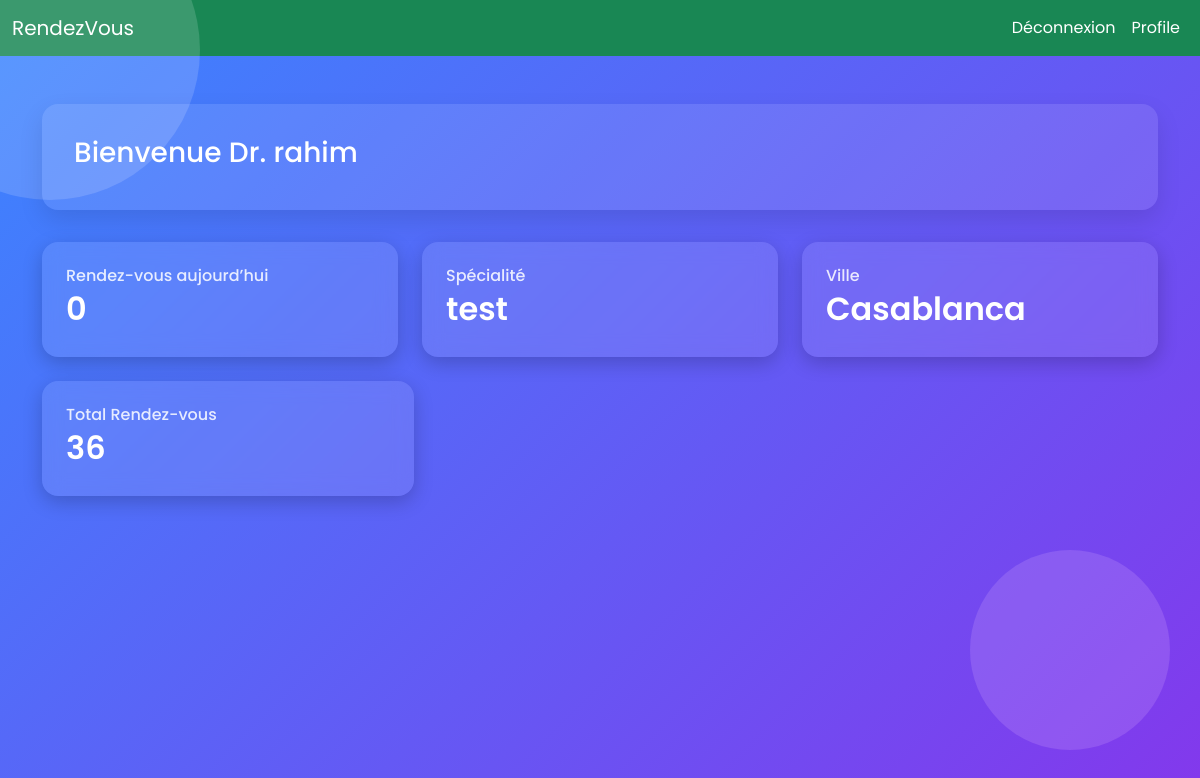
The page /doctor.php (signed in) on the database its author committed.
### tables this page shows
CREATE TABLE `docteurs` (
  `id` int NOT NULL,
  `nom` varchar(200) DEFAULT NULL,
  `tel` varchar(200) DEFAULT NULL,
  `specialites_id` int DEFAULT NULL,
  `ville_id` int DEFAULT NULL,
  `user_id` int DEFAULT NULL
);

CREATE TABLE `specialites` (
  `id` int NOT NULL,
  `nom` varchar(200) DEFAULT NULL
);

CREATE TABLE `ville` (
  `id` int NOT NULL,
  `nom` varchar(200) DEFAULT NULL
);

### doctor.php (the view, shortened to what this page needs)
<?php
include "db.php";
include "nav1.php";
?>
<?php
$idu = $_SESSION["user_id"];
$stmt = $pdo->prepare("SELECT d.id as idd, d.tel AS tel, d.nom AS nom, s.nom AS specialite, v.nom AS ville
    FROM docteurs d
    JOIN ville v ON d.ville_id = v.id
    JOIN specialites s ON s.id = d.specialites_id
    WHERE d.user_id = ?
");
$stmt->execute([$idu]);
$docteurs = $stmt->fetch();
$idd = $docteurs['idd'];
$renderStmt = $pdo->query("SELECT count(*) as s FROM `rendezvous` WHERE  `docteurs_id` = $idd AND state != 'Annulée' and date BETWEEN concat(CURRENT_DATE(),' 00:00:00') AND concat(CURRENT_DATE(),' 23:59:59')");
$renderV = $renderStmt->fetch();
$renderSt = $pdo->query("SELECT COUNT(*) as s FROM `rendezvous` WHERE docteurs_id = $idd");
$renderTOTAL = $renderSt->fetch();
?>
<!DOCTYPE html>
<html lang="fr">
<head>
  <link href="css/bootstrap.min.css" rel="stylesheet">
</head>
<body>
<div class="background-shape shape1"></div>
<div class="background-shape shape2"></div>
<div class="container mt-5">
    <div class="dashboard-header text-white">
    <h3>Bienvenue Dr. <?= htmlspecialchars($docteurs["nom"]) ?></h3>
    </div>
    <div class="row g-4">
    <div class="col-md-4">
        <div class="card-custom">
        <h5 class="card-title">Rendez-vous aujourd’hui</h5>
        <p class="card-text"><?= htmlspecialchars($renderV['s']) ?></p>
        </div>
    </div>
    <div class="col-md-4">
        <div class="card-custom">
        <h5 class="card-title">Spécialité</h5>
        <p class="card-text"><?= htmlspecialchars($docteurs["specialite"]) ?></p>
        </div>
    </div>
    <div class="col-md-4">
        <div class="card-custom">
        <h5 class="card-title">Ville</h5>
        <p class="card-text"><?= htmlspecialchars($docteurs["ville"]) ?></p>
        </div>
    </div>
    </div>
    <div class="col-md-4 mt-4">
        <div class="card-custom">
        <h5 class="card-title">Total Rendez-vous</h5>
        <p class="card-text"><?= htmlspecialchars($renderTOTAL["s"]) ?></p>
        </div>
    </div>
    </div>
</body>
</html>

### doctor.php (style rules this page uses)
body { font-family: 'Poppins', sans-serif; margin: 0; padding: 0; color: #fff; position: relative; min-height: 100vh; background: linear-gradient(135deg, #3a86ff, #8338ec); overflow-x: hidden; }
.background-shape { position: absolute; border-radius: 50%; opacity: 0.15; z-index: 0; animation: float 6s ease-in-out infinite; }
.shape1 { width: 300px; height: 300px; top: -100px; left: -100px; background: #ffffff; }
.shape2 { width: 200px; height: 200px; bottom: 50px; right: 30px; background: #ffd6ff; animation-delay: 2s; }
.container { position: relative; z-index: 1; }
.dashboard-header { background-color: rgba(255, 255, 255, 0.1); border-radius: 1rem; padding: 2rem; margin-bottom: 2rem; box-shadow: 0 10px 25px rgba(0,0,0,0.1); }
.card-custom { border: none; border-radius: 1rem; padding: 1.5rem; color: white; background: rgba(255, 255, 255, 0.1); backdrop-filter: blur(10px); box-shadow: 0 6px 20px rgba(0,0,0,0.2); transition: transform 0.3s ease; }
.card-title { font-size: 1rem; opacity: 0.85; }
.card-text { font-size: 2rem; font-weight: 600; }

### rows shown on the page
docteurs: nom "rahim", specialites.nom "test", ville.nom "Casablanca"

### other values the page prints
$renderV['s'] "0"
$renderTOTAL["s"] "36"
